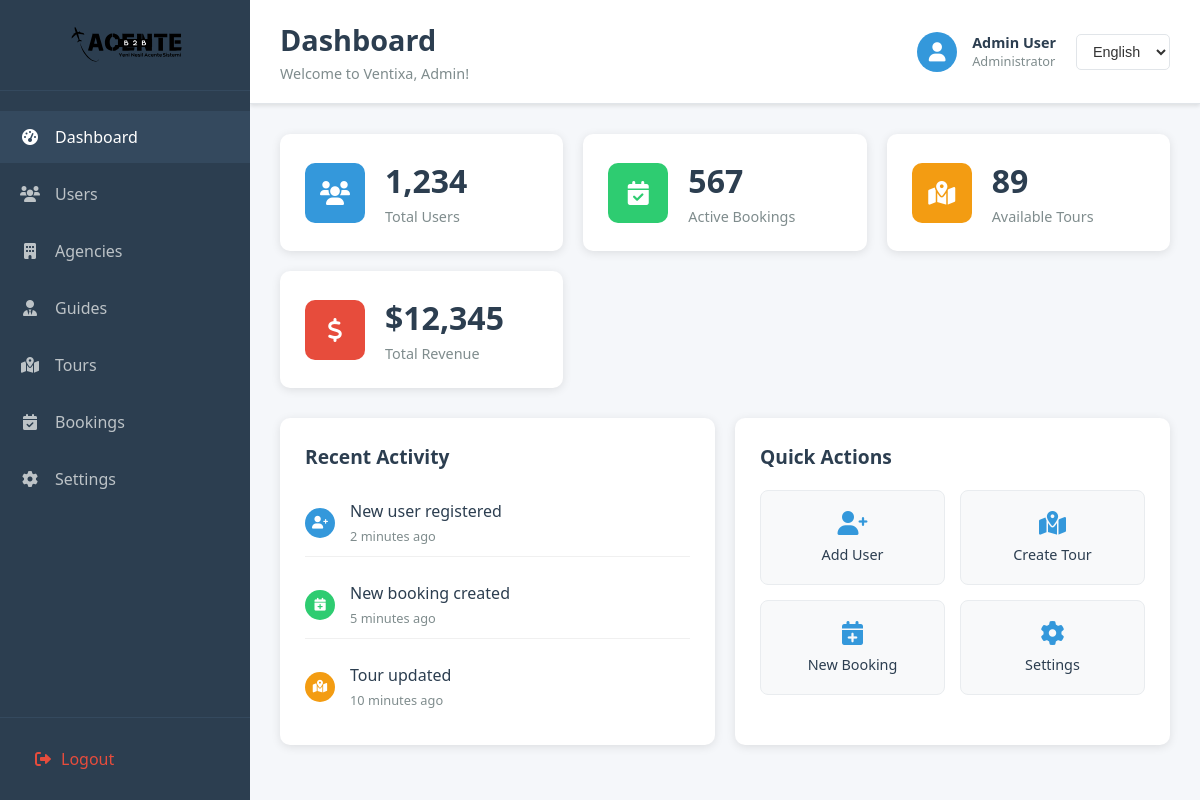
/dashboard.php (signed in), run on the app's committed database.
### tables this page shows
CREATE TABLE users (
    id INT PRIMARY KEY AUTO_INCREMENT,
    email VARCHAR(255) UNIQUE NOT NULL,
    password VARCHAR(255) NOT NULL,
    first_name VARCHAR(100) NOT NULL,
    last_name VARCHAR(100) NOT NULL,
    phone VARCHAR(20),
    avatar VARCHAR(255),
    group_id INT NOT NULL,
    is_active BOOLEAN DEFAULT TRUE,
    email_verified BOOLEAN DEFAULT FALSE,
    last_login TIMESTAMP NULL,
    remember_token VARCHAR(255) NULL,
    created_at TIMESTAMP DEFAULT CURRENT_TIMESTAMP,
    updated_at TIMESTAMP DEFAULT CURRENT_TIMESTAMP ON UPDATE CURRENT_TIMESTAMP,
    FOREIGN KEY (group_id) REFERENCES user_groups(id) ON DELETE RESTRICT
);

CREATE TABLE user_groups (
    id INT PRIMARY KEY AUTO_INCREMENT,
    name VARCHAR(100) NOT NULL,
    description TEXT,
    permissions JSON,
    created_at TIMESTAMP DEFAULT CURRENT_TIMESTAMP,
    updated_at TIMESTAMP DEFAULT CURRENT_TIMESTAMP ON UPDATE CURRENT_TIMESTAMP
);

### includes/database.php (called while the page is built, shortened)
<?php
class Database {
    private $connection;
    private function connect() {
        try {
            $this->connection = new PDO(
                "mysql:host=" . DB_HOST . ";dbname=" . DB_NAME . ";charset=utf8mb4",
                DB_USER,
                DB_PASS,
                [
                    PDO::ATTR_ERRMODE => PDO::ERRMODE_EXCEPTION,
                    PDO::ATTR_DEFAULT_FETCH_MODE => PDO::FETCH_ASSOC,
                    PDO::ATTR_EMULATE_PREPARES => false
                ]
            );
        } catch (PDOException $e) {
            die("Veritabanı bağlantı hatası: " . $e->getMessage());
        }
    }
    public function query($sql, $params = []) {
        $stmt = $this->connection->prepare($sql);
        $stmt->execute($params);
        return $stmt;
    }
    public function fetch($sql, $params = []) {
        return $this->query($sql, $params)->fetch();
    }
}
$db = new Database();
?>

### dashboard.php (the view, shortened to what this page needs)
<?php
require_once 'includes/database.php';
$user = $db->fetch(
    "SELECT u.*, ug.name as group_name, ug.permissions
     FROM users u
     JOIN user_groups ug ON u.group_id = ug.id
     WHERE u.id = ?",
    [$_SESSION['user_id']]
);
$lang = isset($_SESSION['lang']) ? $_SESSION['lang'] : 'en';
$translations = [];
if (file_exists("lang/{$lang}.json")) {
    $translations = json_decode(file_get_contents("lang/{$lang}.json"), true);
}
?>
<!DOCTYPE html>
<html lang="<?php echo $lang; ?>">
<head>
    <link rel="stylesheet" href="assets/css/dashboard.css">
    <link href="https://cdnjs.cloudflare.com/ajax/libs/font-awesome/6.0.0/css/all.min.css" rel="stylesheet">
</head>
<body>
    <div class="dashboard-container">
        <nav class="sidebar">
            <div class="sidebar-header">
                <div class="logo">
                    <img src="assets/img/logo/light_logo.svg" alt="Ventixa" class="logo-img">
                </div>
            </div>
            <ul class="sidebar-menu">
                <li class="active">
                    <a href="dashboard.php">
                        <i class="fas fa-tachometer-alt"></i>
                        <span><?php echo $translations['navigation']['dashboard'] ?? 'Dashboard'; ?></span>
                    </a>
                </li>
                <?php if ($user['group_name'] === 'admin'): ?>
                <li>
                    <a href="users.php">
                        <i class="fas fa-users"></i>
                        <span><?php echo $translations['navigation']['users'] ?? 'Users'; ?></span>
                    </a>
                </li>
                <?php endif; ?>
                <?php if (in_array($user['group_name'], ['admin', 'agency'])): ?>
                <li>
                    <a href="agencies.php">
                        <i class="fas fa-building"></i>
                        <span><?php echo $translations['navigation']['agencies'] ?? 'Agencies'; ?></span>
                    </a>
                </li>
                <?php endif; ?>
                <?php if (in_array($user['group_name'], ['admin', 'agency', 'guide'])): ?>
                <li>
                    <a href="guides.php">
                        <i class="fas fa-user-tie"></i>
                        <span><?php echo $translations['navigation']['guides'] ?? 'Guides'; ?></span>
                    </a>
                </li>
                <?php endif; ?>
                <li>
                    <a href="tours.php">
                        <i class="fas fa-map-marked-alt"></i>
                        <span><?php echo $translations['navigation']['tours'] ?? 'Tours'; ?></span>
                    </a>
                </li>
                <li>
                    <a href="bookings.php">
                        <i class="fas fa-calendar-check"></i>
                        <span><?php echo $translations['navigation']['bookings'] ?? 'Bookings'; ?></span>
                    </a>
                </li>
                <li>
                    <a href="settings.php">
                        <i class="fas fa-cog"></i>
                        <span><?php echo $translations['navigation']['settings'] ?? 'Settings'; ?></span>
                    </a>
                </li>
            </ul>
            <div class="sidebar-footer">
                <a href="includes/logout.php" class="logout-btn">
                    <i class="fas fa-sign-out-alt"></i>
                    <span><?php echo $translations['navigation']['logout'] ?? 'Logout'; ?></span>
                </a>
            </div>
        </nav>
        <main class="main-content">
            <header class="main-header">
                <div class="header-left">
                    <h1><?php echo $translations['navigation']['dashboard'] ?? 'Dashboard'; ?></h1>
                    <p><?php echo $translations['messages']['welcome'] ?? 'Welcome'; ?>, <?php echo htmlspecialchars($user['first_name']); ?>!</p>
                </div>
                <div class="header-right">
                    <div class="user-info">
                        <div class="user-avatar">
                            <?php if ($user['avatar']): ?>
                                <img src="<?php echo htmlspecialchars($user['avatar']); ?>" alt="Avatar">
                            <?php else: ?>
                                <i class="fas fa-user"></i>
                            <?php endif; ?>
                        </div>
                        <div class="user-details">
                            <span class="user-name"><?php echo htmlspecialchars($user['first_name'] . ' ' . $user['last_name']); ?></span>
                            <span class="user-role"><?php echo $translations['user_groups'][$user['group_name']] ?? ucfirst($user['group_name']); ?></span>
                        </div>
                    </div>
                    <div class="language-selector">
                        <select onchange="changeLanguage(this.value)">
                            <option value="en" <?php echo $lang == 'en' ? 'selected' : ''; ?>>English</option>
                        </select>
                    </div>
                </div>
            </header>
            <div class="dashboard-content">
                <div class="stats-grid">
                    <div class="stat-card">
                        <div class="stat-icon">
                            <i class="fas fa-users"></i>
                        </div>
                        <div class="stat-info">
                            <h3>1,234</h3>
                            <p>Total Users</p>
                        </div>
                    </div>
                    <div class="stat-card">
                        <div class="stat-icon">
                            <i class="fas fa-calendar-check"></i>
                        </div>
                        <div class="stat-info">
                            <h3>567</h3>
                            <p>Active Bookings</p>
                        </div>
                    </div>
                    <div class="stat-card">
                        <div class="stat-icon">
                            <i class="fas fa-map-marked-alt"></i>
                        </div>
                        <div class="stat-info">
                            <h3>89</h3>
                            <p>Available Tours</p>
                        </div>
                    </div>
                    <div class="stat-card">
                        <div class="stat-icon">
                            <i class="fas fa-dollar-sign"></i>
                        </div>
                        <div class="stat-info">
                            <h3>$12,345</h3>
                            <p>Total Revenue</p>
                        </div>
                    </div>
                </div>
                <div class="content-grid">
                    <div class="content-card">
                        <h3>Recent Activity</h3>
                        <div class="activity-list">
                            <div class="activity-item">
                                <i class="fas fa-user-plus"></i>
                                <div class="activity-content">
                                    <p>New user registered</p>
                                    <span>2 minutes ago</span>
                                </div>
                            </div>
                            <div class="activity-item">
                                <i class="fas fa-calendar-plus"></i>
                                <div class="activity-content">
                                    <p>New booking created</p>
                                    <span>5 minutes ago</span>
                                </div>
                            </div>
                            <div class="activity-item">
                                <i class="fas fa-map-marked-alt"></i>
                                <div class="activity-content">
                                    <p>Tour updated</p>
                                    <span>10 minutes ago</span>
                                </div>
                            </div>
                        </div>
                    </div>
                    <div class="content-card">
                        <h3>Quick Actions</h3>
                        <div class="quick-actions">
                            <a href="users.php" class="action-btn">
                                <i class="fas fa-user-plus"></i>
                                <span>Add User</span>
                            </a>
                            <a href="tours.php" class="action-btn">
                                <i class="fas fa-map-marked-alt"></i>
                                <span>Create Tour</span>
                            </a>
                            <a href="bookings.php" class="action-btn">
                                <i class="fas fa-calendar-plus"></i>
                                <span>New Booking</span>
                            </a>
                            <a href="settings.php" class="action-btn">
                                <i class="fas fa-cog"></i>
                                <span>Settings</span>
                            </a>
                        </div>
                    </div>
                </div>
            </div>
        </main>
    </div>
</body>
</html>

### data on the page
users: first_name "Admin", first_name+last_name "Admin User", group.name "Administrator"

### other printed values
$translations['navigation']['dashboard'] "Dashboard"
$translations['navigation']['users'] "Users"
$translations['navigation']['agencies'] "Agencies"
$translations['navigation']['guides'] "Guides"
$translations['navigation']['tours'] "Tours"
$translations['navigation']['bookings'] "Bookings"
$translations['navigation']['settings'] "Settings"
$translations['navigation']['logout'] "Logout"
$translations['messages']['welcome'] "Welcome to Ventixa"
